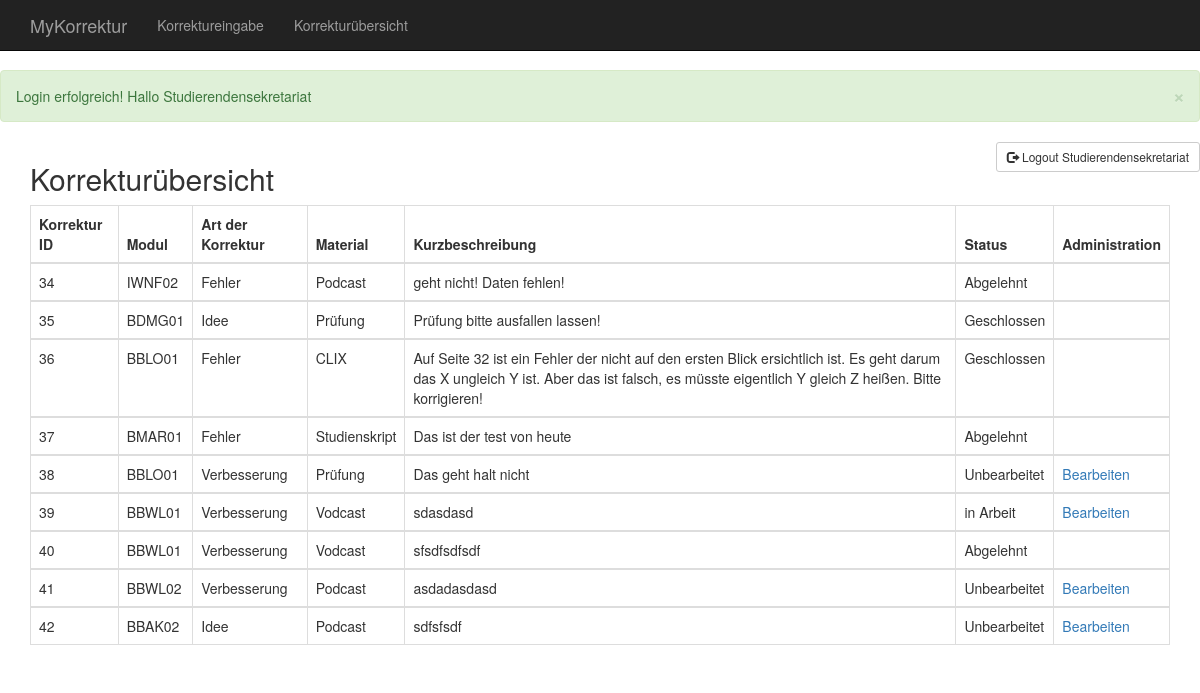
/vKorrekturOverview.php (signed in), run on the app's committed database.
### tables this page shows
CREATE TABLE `korrektur` (
  `ID` int(11) NOT NULL,
  `moduleID` varchar(255) NOT NULL,
  `typeID` varchar(255) NOT NULL,
  `description` varchar(255) NOT NULL,
  `materialID` varchar(255) NOT NULL,
  `userStudentID` int(11) NOT NULL,
  `statusID` int(11) NOT NULL,
  `userDozentID` int(11) NOT NULL
);

CREATE TABLE `module` (
  `ID` int(11) NOT NULL,
  `module` varchar(255) NOT NULL,
  `userID` int(11) NOT NULL,
  `description` varchar(100) NOT NULL
);

CREATE TABLE `type` (
  `ID` int(11) NOT NULL,
  `type` varchar(255) NOT NULL
);

CREATE TABLE `material` (
  `ID` int(11) NOT NULL,
  `material` varchar(255) NOT NULL
);

CREATE TABLE `status` (
  `ID` int(11) NOT NULL,
  `status` varchar(50) NOT NULL,
  `final` tinyint(1) NOT NULL,
  `selectable` tinyint(1) NOT NULL
);

### model.php (called while the page is built, shortened)
<?php
class db {
	private $conn;
	private $host;
	private $user;
	private $password;
	private $baseName;
    function __construct($params=array()) {
		$this->conn = false;
		$this->host = 'localhost';
		$this->user = 'root';
		$this->password = '7PeNeX4k7+';
		$this->baseName = 'mykorrektur';
	}
	function connect() {
		if (!$this->conn) {
			try {
				$this->conn = new PDO('mysql:host='.$this->host.';dbname='.$this->baseName.'', $this->user, $this->password, array(PDO::MYSQL_ATTR_INIT_COMMAND => 'SET NAMES utf8'));
			}
			catch (Exception $e) {
				die('Error : ' . $e->getMessage());
			}
		}
		return $this->conn;
	}
	function getAll($query) {
		$result = $this->conn->prepare($query);
		$ret = $result->execute();
		$result->setFetchMode(PDO::FETCH_ASSOC);
		$reponse = $result->fetchAll();
		return $reponse;
	}
}

### cKorrekturOverview.php (the view, shortened to what this page needs)
<?php
require_once('model.php');
$GetKorrekturen = new db();
$korrekturen = $GetKorrekturen->GetAll(""
        . "select KOR.ID,KOR.description,STA.ID as 'statusid',STA.final,STA.status,MAT.material, MODU.module,TYP.type,USR.email "
        . "from korrektur KOR "
        . "inner join material MAT on MAT.ID = KOR.materialID "
        . "inner join module MODU on MODU.ID = KOR.moduleID "
        . "inner join type TYP on TYP.ID = KOR.typeID "
        . "inner join user USR on USR.ID = KOR.userStudentID "
        . "inner join status STA on STA.ID = KOR.statusID "
        . "where KOR.userDozentID = " . $_SESSION['userid'] . "");
if (count($korrekturen) > 0) {
    echo '<table class="table table-bordered">
                    <thead>
                     <tr>
                       <th>Korrektur ID</th>
                       <th>Modul</th>
                       <th>Art der Korrektur</th>
                       <th>Material</th>
                       <th>Kurzbeschreibung</th>
                       <th>Status</th>
                       <th>Administration</th>
                     </tr>
                   </thead>';
    foreach ($korrekturen as $value) {
        echo '
                    <tbody>
                        <tr>
                        <td>' . $value['ID'] . '</td>
                        <td>' . $value['module'] . '</td>
                        <td>' . $value['type'] . '</td>
                        <td>' . $value['material'] . '</td>
                        <td>' . $value['description'] . '</td>
                        <td>' . $value['status'] . '</td>
                        <td>';
                        if($value['final'] == 1) {
                            echo '';
                        }
                        else {
                            echo '<a href="vKorrekturDetail.php?korrekturid=' . $value['ID'] . '&statusid=' . $value['statusid'] . '" target="_self"">Bearbeiten</a>';
                        }
        echo '          </td>
                     </tr>
                   </tbody>
                 ';
    }
    echo '</table>';
}
else {
    echo '<br><div class="alert alert-success alert-dismissable">
    <a href="#" class="close" data-dismiss="alert" aria-label="close">&times;</a>Keine Korrekturen zur Bearbeitung vorhanden!</div>';
}
?>

### vKorrekturOverview.php (shortened to what this page needs)
<!DOCTYPE html>
<html lang="en">
    <head>
        <link href="css/bootstrap.min.css" rel="stylesheet">
    </head>
    <body>
        <?php
        require_once 'vNav.php';
        require_once 'cKorrekturSessionhandler.php';
        ?>
        <div class="container">
  <h2>Korrekturübersicht</h2>
  <?php
    require_once 'cKorrekturOverview.php';
  ?>
</div>
    </body>
</html>

### vNav.php (shortened to what this page needs)
<!DOCTYPE html>
<nav class="navbar navbar-inverse navbar-fixed-top" role="navigation">
        <div class="container">
            <div class="navbar-header">
                <a class="navbar-brand" href="vLogin.php">MyKorrektur</a>
            </div>
            <div class="collapse navbar-collapse" id="bs-example-navbar-collapse-1">
                <ul class="nav navbar-nav">
                    <li>
                        <a href="vKorrektur.php">Korrektureingabe</a>
                    </li>
                    <li>
                        <a href="vKorrekturOverview.php">Korrekturübersicht</a>
                    </li>
                </ul>
            </div>
        </div>
    </nav>

### cKorrekturSessionHandler.php (shortened to what this page needs)
<?php
        if ($_SESSION['rolle'] == "Student" && basename($_SERVER['PHP_SELF']) != "vKorrektur.php") {
            header("location: vKorrektur.php");
        }
        else {
            $vorname = $_SESSION['vorname'];
            if(isset($_SESSION['loginflag']) && $_SESSION['loginflag'] == true){
                echo '                <div class="alert alert-success alert-dismissable">
                    <a href="#" class="close" data-dismiss="alert" aria-label="close">&times;</a>
                        Login erfolgreich! Hallo '.$vorname.'
                </div>';
            }
            echo '
                <form class="form-horizontal" action="?logout=1" method="post">
                        <button id="logout" name="logout" class="btn btn-default btn-sm pull-right"><span class="glyphicon glyphicon-log-out"></span> Logout '.$vorname.'</button>
                </form>';
        }
?>

### vKorrekturOverview.php (style rules this page uses)
body { padding-top: 70px; }

### data on the page
korrektur: ID "34", moduleID.module "IWNF02", typeID.type "Fehler", materialID.material "Podcast", description "geht nicht! Daten fehlen!", statusID.status "Abgelehnt"
korrektur: ID "35", moduleID.module "BDMG01", typeID.type "Idee", materialID.material "Prüfung", description "Prüfung bitte ausfallen lassen!", statusID.status "Geschlossen"
korrektur: ID "36", moduleID.module "BBLO01", typeID.type "Fehler", materialID.material "CLIX", description "Auf Seite 32 ist ein Fehler der nicht auf den ersten Blick ersichtlich ist. Es geht darum das X ungleich Y ist. Aber das ist falsch, es müsste eigentlich Y gleich Z heißen. Bitte korrigieren!", statusID.status "Geschlossen"
korrektur: ID "37", moduleID.module "BMAR01", typeID.type "Fehler", materialID.material "Studienskript", description "Das ist der test von heute", statusID.status "Abgelehnt"
korrektur: ID "38", moduleID.module "BBLO01", typeID.type "Verbesserung", materialID.material "Prüfung", description "Das geht halt nicht", statusID.status "Unbearbeitet"
korrektur: ID "39", moduleID.module "BBWL01", typeID.type "Verbesserung", materialID.material "Vodcast", description "sdasdasd", statusID.status "in Arbeit"
korrektur: ID "40", moduleID.module "BBWL01", typeID.type "Verbesserung", materialID.material "Vodcast", description "sfsdfsdfsdf", statusID.status "Abgelehnt"
korrektur: ID "41", moduleID.module "BBWL02", typeID.type "Verbesserung", materialID.material "Podcast", description "asdadasdasd", statusID.status "Unbearbeitet"
korrektur: ID "42", moduleID.module "BBAK02", typeID.type "Idee", materialID.material "Podcast", description "sdfsfsdf", statusID.status "Unbearbeitet"

### other printed values
$vorname "Studierendensekretariat"
